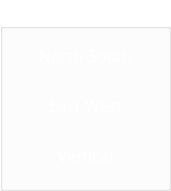
      <widget class="QGroupBox" name="groupBox">
       <property name="geometry">
        <rect>
         <x>10</x>
         <y>60</y>
         <width>171</width>
         <height>191</height>
        </rect>
       </property>
       <property name="palette">
        <palette>
         <active>
          <colorrole role="WindowText">
           <brush brushstyle="SolidPattern">
            <color alpha="255">
             <red>255</red>
             <green>255</green>
             <blue>255</blue>
            </color>
           </brush>
          </colorrole>
          <colorrole role="Button">
           <brush brushstyle="SolidPattern">
            <color alpha="0">
             <red>255</red>
             <green>255</green>
             <blue>255</blue>
            </color>
           </brush>
          </colorrole>
          <colorrole role="ButtonText">
           <brush brushstyle="SolidPattern">
            <color alpha="255">
             <red>0</red>
             <green>0</green>
             <blue>0</blue>
            </color>
           </brush>
          </colorrole>
          <colorrole role="Base">
           <brush brushstyle="SolidPattern">
            <color alpha="0">
             <red>255</red>
             <green>255</green>
             <blue>255</blue>
            </color>
           </brush>
          </colorrole>
          <colorrole role="Window">
           <brush brushstyle="SolidPattern">
            <color alpha="0">
             <red>255</red>
             <green>255</green>
             <blue>255</blue>
            </color>
           </brush>
          </colorrole>
         </active>
         <inactive>
          <colorrole role="WindowText">
           <brush brushstyle="SolidPattern">
            <color alpha="255">
             <red>255</red>
             <green>255</green>
             <blue>255</blue>
            </color>
           </brush>
          </colorrole>
          <colorrole role="Button">
           <brush brushstyle="SolidPattern">
            <color alpha="0">
             <red>255</red>
             <green>255</green>
             <blue>255</blue>
            </color>
           </brush>
          </colorrole>
          <colorrole role="ButtonText">
           <brush brushstyle="SolidPattern">
            <color alpha="255">
             <red>0</red>
             <green>0</green>
             <blue>0</blue>
            </color>
           </brush>
          </colorrole>
          <colorrole role="Base">
           <brush brushstyle="SolidPattern">
            <color alpha="0">
             <red>255</red>
             <green>255</green>
             <blue>255</blue>
            </color>
           </brush>
          </colorrole>
          <colorrole role="Window">
           <brush brushstyle="SolidPattern">
            <color alpha="0">
             <red>255</red>
             <green>255</green>
             <blue>255</blue>
            </color>
           </brush>
          </colorrole>
         </inactive>
         <disabled>
          <colorrole role="WindowText">
           <brush brushstyle="SolidPattern">
            <color alpha="255">
             <red>120</red>
             <green>120</green>
             <blue>120</blue>
            </color>
           </brush>
          </colorrole>
          <colorrole role="Button">
           <brush brushstyle="SolidPattern">
            <color alpha="0">
             <red>255</red>
             <green>255</green>
             <blue>255</blue>
            </color>
           </brush>
          </colorrole>
          <colorrole role="ButtonText">
           <brush brushstyle="SolidPattern">
            <color alpha="255">
             <red>120</red>
             <green>120</green>
             <blue>120</blue>
            </color>
           </brush>
          </colorrole>
          <colorrole role="Base">
           <brush brushstyle="SolidPattern">
            <color alpha="0">
             <red>255</red>
             <green>255</green>
             <blue>255</blue>
            </color>
           </brush>
          </colorrole>
          <colorrole role="Window">
           <brush brushstyle="SolidPattern">
            <color alpha="0">
             <red>255</red>
             <green>255</green>
             <blue>255</blue>
            </color>
           </brush>
          </colorrole>
         </disabled>
        </palette>
       </property>
       <property name="font">
        <font>
         <family>MS UI Gothic</family>
         <pointsize>14</pointsize>
        </font>
       </property>
       <property name="styleSheet">
        <string notr="true">background-color:rgba(255, 255, 255, 0)</string>
       </property>
       <property name="title">
        <string>   Polar Graphs     </string>
       </property>
       <property name="alignment">
        <set>Qt::AlignLeading|Qt::AlignLeft|Qt::AlignVCenter</set>
       </property>
       <property name="flat">
        <bool>true</bool>
       </property>
       <property name="checkable">
        <bool>false</bool>
       </property>
       <widget class="QPushButton" name="pushButton_3">
        <property name="geometry">
         <rect>
          <x>0</x>
          <y>70</y>
          <width>171</width>
          <height>71</height>
         </rect>
        </property>
        <property name="minimumSize">
         <size>
          <width>0</width>
          <height>60</height>
         </size>
        </property>
        <property name="palette">
         <palette>
          <active>
           <colorrole role="ButtonText">
            <brush brushstyle="SolidPattern">
             <color alpha="255">
              <red>255</red>
              <green>255</green>
              <blue>255</blue>
             </color>
            </brush>
           </colorrole>
          </active>
          <inactive>
           <colorrole role="ButtonText">
            <brush brushstyle="SolidPattern">
             <color alpha="255">
              <red>255</red>
              <green>255</green>
              <blue>255</blue>
             </color>
            </brush>
           </colorrole>
          </inactive>
          <disabled>
           <colorrole role="ButtonText">
            <brush brushstyle="SolidPattern">
             <color alpha="255">
              <red>120</red>
              <green>120</green>
              <blue>120</blue>
             </color>
            </brush>
           </colorrole>
          </disabled>
         </palette>
        </property>
        <property name="font">
         <font>
          <family>Franklin Gothic Medium Cond</family>
          <pointsize>12</pointsize>
         </font>
        </property>
        <property name="styleSheet">
         <string notr="true">#pushButton_3 {
background-color: url transparent;
border-image: url(:un3.png);
background: none;
border:  none;
background-repeat: none;
}
#pushButton_3:hover
{
border-image: url(:un1.png);
}
#pushButton_3:pressed
{
border-image: url(:un2.png);
}</string>
        </property>
        <property name="text">
         <string>East-West</string>
        </property>
       </widget>
       <widget class="QPushButton" name="pushButton_2">
        <property name="geometry">
         <rect>
          <x>0</x>
          <y>20</y>
          <width>171</width>
          <height>71</height>
         </rect>
        </property>
        <property name="minimumSize">
         <size>
          <width>0</width>
          <height>60</height>
         </size>
        </property>
        <property name="palette">
         <palette>
          <active>
           <colorrole role="Text">
            <brush brushstyle="SolidPattern">
             <color alpha="255">
              <red>255</red>
              <green>255</green>
              <blue>255</blue>
             </color>
            </brush>
           </colorrole>
           <colorrole role="ButtonText">
            <brush brushstyle="SolidPattern">
             <color alpha="255">
              <red>255</red>
              <green>255</green>
              <blue>255</blue>
             </color>
            </brush>
           </colorrole>
          </active>
          <inactive>
           <colorrole role="Text">
            <brush brushstyle="SolidPattern">
             <color alpha="255">
              <red>255</red>
              <green>255</green>
              <blue>255</blue>
             </color>
            </brush>
           </colorrole>
           <colorrole role="ButtonText">
            <brush brushstyle="SolidPattern">
             <color alpha="255">
              <red>255</red>
              <green>255</green>
              <blue>255</blue>
             </color>
            </brush>
           </colorrole>
          </inactive>
          <disabled>
           <colorrole role="Text">
            <brush brushstyle="SolidPattern">
             <color alpha="255">
              <red>120</red>
              <green>120</green>
              <blue>120</blue>
             </color>
            </brush>
           </colorrole>
           <colorrole role="ButtonText">
            <brush brushstyle="SolidPattern">
             <color alpha="255">
              <red>120</red>
              <green>120</green>
              <blue>120</blue>
             </color>
            </brush>
           </colorrole>
          </disabled>
         </palette>
        </property>
        <property name="font">
         <font>
          <family>Franklin Gothic Medium Cond</family>
          <pointsize>12</pointsize>
         </font>
        </property>
        <property name="styleSheet">
         <string notr="true">#pushButton_2 {
background-color: url transparent;
border-image: url(:un3.png);
background: none;
border:  none;
background-repeat: none;
}
#pushButton_2:hover
{
border-image: url(:un1.png);
}
#pushButton_2:pressed
{
border-image: url(:un2.png);
}</string>
        </property>
        <property name="text">
         <string>North-South</string>
        </property>
       </widget>
       <widget class="QPushButton" name="pushButton_4">
        <property name="geometry">
         <rect>
          <x>0</x>
          <y>120</y>
          <width>171</width>
          <height>71</height>
         </rect>
        </property>
        <property name="minimumSize">
         <size>
          <width>0</width>
          <height>60</height>
         </size>
        </property>
        <property name="palette">
         <palette>
          <active>
           <colorrole role="ButtonText">
            <brush brushstyle="SolidPattern">
             <color alpha="255">
              <red>255</red>
              <green>255</green>
              <blue>255</blue>
             </color>
            </brush>
           </colorrole>
          </active>
          <inactive>
           <colorrole role="ButtonText">
            <brush brushstyle="SolidPattern">
             <color alpha="255">
              <red>255</red>
              <green>255</green>
              <blue>255</blue>
             </color>
            </brush>
           </colorrole>
          </inactive>
          <disabled>
           <colorrole role="ButtonText">
            <brush brushstyle="SolidPattern">
             <color alpha="255">
              <red>120</red>
              <green>120</green>
              <blue>120</blue>
             </color>
            </brush>
           </colorrole>
          </disabled>
         </palette>
        </property>
        <property name="font">
         <font>
          <family>Franklin Gothic Medium Cond</family>
          <pointsize>12</pointsize>
         </font>
        </property>
        <property name="styleSheet">
         <string notr="true">#pushButton_4 {
background-color: url transparent;
border-image: url(:un3.png);
background: none;
border:  none;
background-repeat: none;
}
#pushButton_4:hover
{
border-image: url(:un1.png);
}
#pushButton_4:pressed
{
border-image: url(:un2.png);
}</string>
        </property>
        <property name="text">
         <string>Vertical</string>
        </property>
       </widget>
      </widget>
